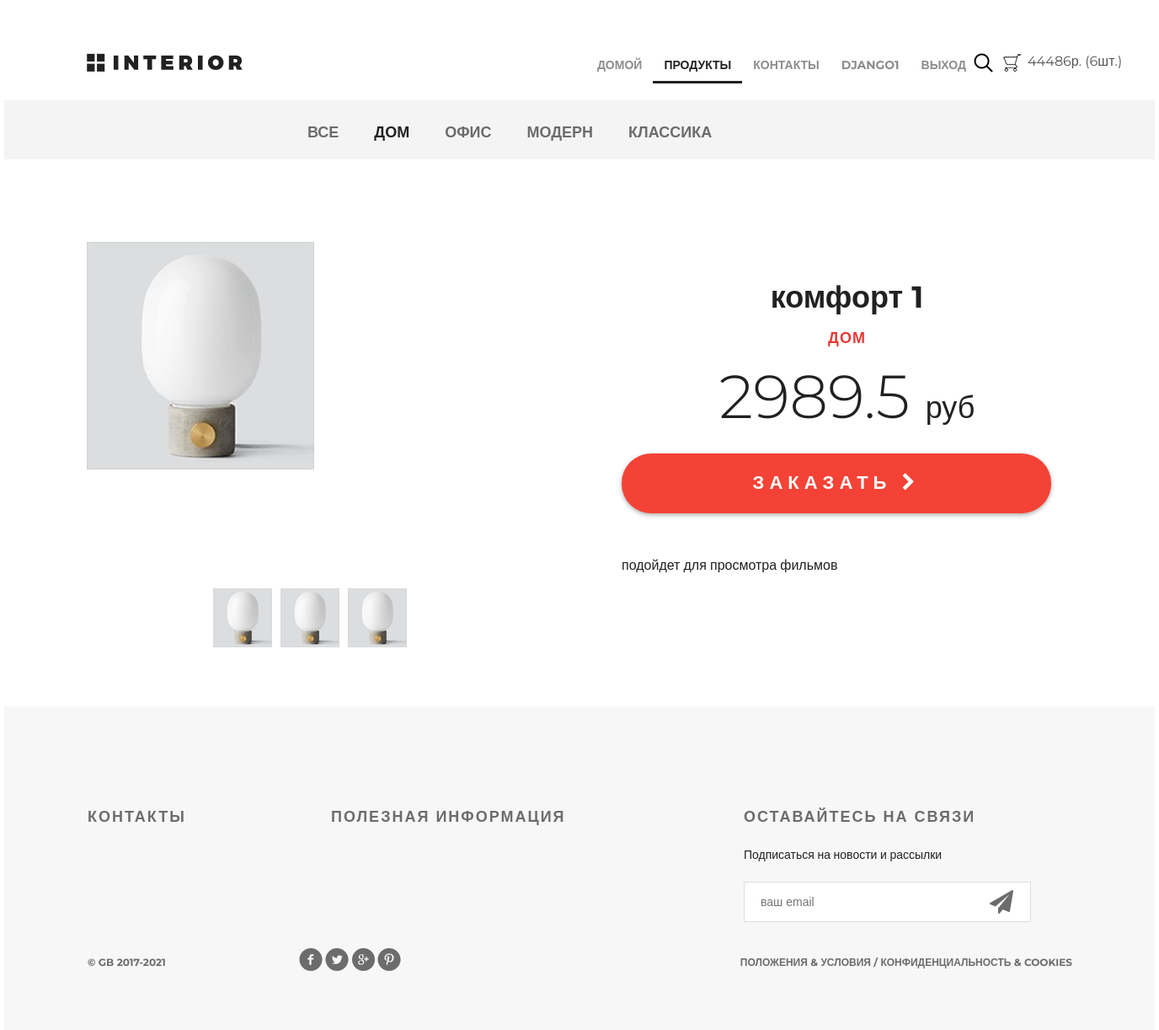
The page /products/product/1/ (signed in) on the database as committed earlier.
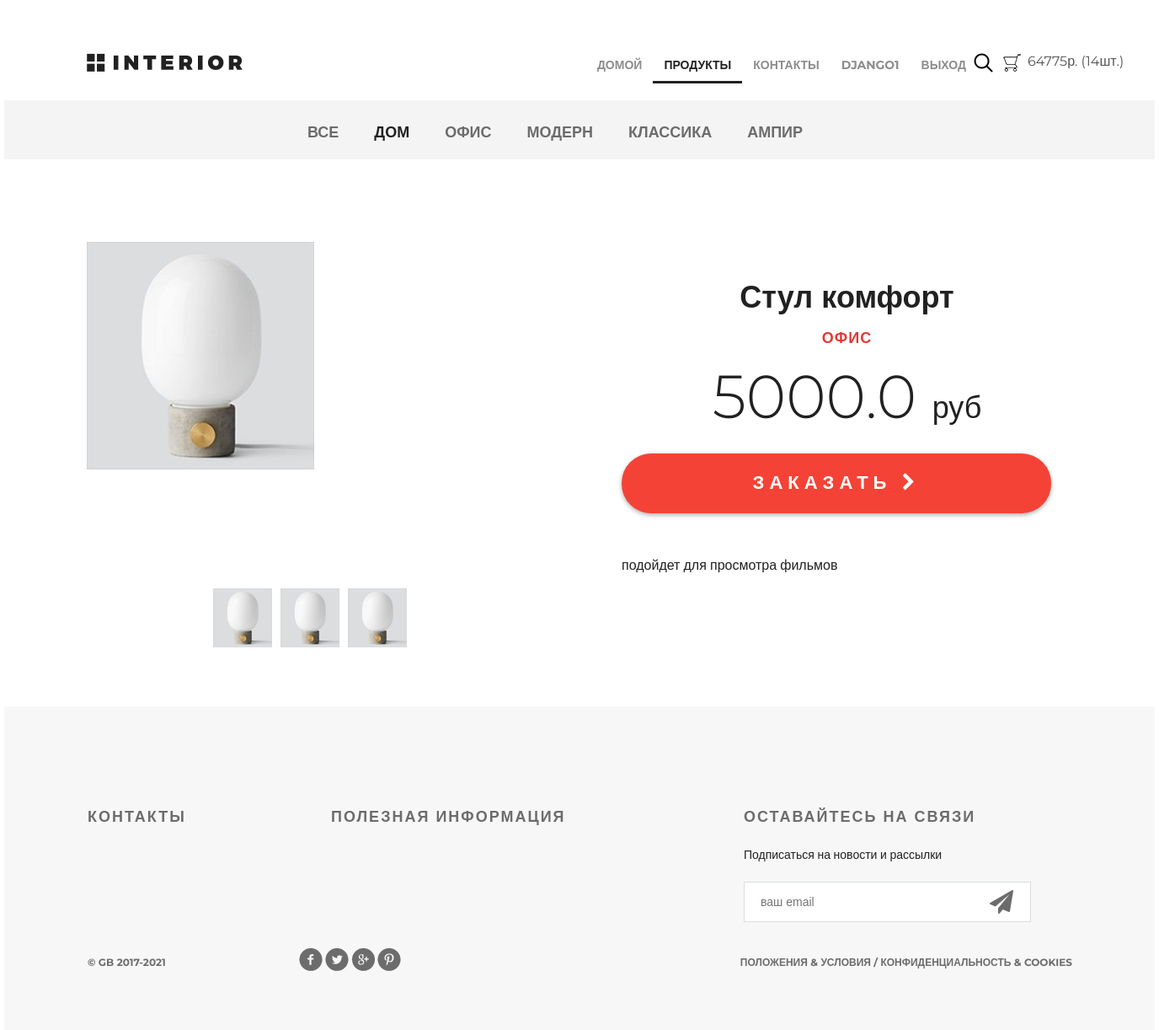
The same page on the database as committed later.
### authapp/models.py (models this page shows, shortened)
class ShopUser(AbstractUser):
    avatar = models.ImageField(upload_to='users_avatars', blank=True)
    age = models.PositiveSmallIntegerField(verbose_name='возраст')
    activation_key = models.CharField(max_length=128, blank=True)
    activation_key_expires = models.DateTimeField(auto_now_add=True, blank=True, null=True)

### basketapp/models.py (models this page shows)
class Basket(models.Model):
    user = models.ForeignKey(settings.AUTH_USER_MODEL, on_delete=models.CASCADE, related_name='basket')
    product = models.ForeignKey(Product, on_delete=models.CASCADE)
    quantity = models.PositiveSmallIntegerField(verbose_name='количество', default=0)
    add_datetime = models.DateTimeField(auto_now_add=True, verbose_name='время')
    @property
    def product_cost(self):
        return self.product.price * self.quantity
    @property
    def total_quantity(self):
        _items = Basket.objects.filter(user=self.user)
        _total_quantity = sum(list(map(lambda x: x.quantity, _items)))
        return _total_quantity
    @property
    def total_cost(self):
        _items = Basket.objects.filter(user=self.user)
        _total_cost = sum(list(map(lambda x: x.product_cost, _items)))
        return _total_cost

### mainapp/models.py (models this page shows, shortened)
class Product(models.Model):
    category = models.ForeignKey(ProductCategory, on_delete=models.CASCADE)
    name = models.CharField(max_length=128, verbose_name='имя')
    image = models.ImageField(upload_to='product_images', blank=True)
    short_desc = models.CharField(max_length=64, verbose_name='краткое описание', blank=True)
    description = models.TextField(blank=True, verbose_name='описание')
    price = models.DecimalField(verbose_name='цена', max_digits=8, decimal_places=2, default=0)
    quantity = models.PositiveSmallIntegerField(verbose_name='количество на складе', default=0)
    is_active = models.BooleanField(verbose_name="активность", default=True)

class ProductCategory(models.Model):
    name = models.CharField(max_length=64, unique = True, verbose_name = 'имя')
    description = models.TextField(verbose_name='описание', blank=True)
    is_active = models.BooleanField(verbose_name="активность", default=True)

### mainapp/views.py (the view)
# urls.py: path('product/<int:pk>/', mainapp.product, name='product')
def product(request, pk):
    context = {
        'title': 'продукт',
        'links_menu': ProductCategory.objects.all(),
        'product': get_object_or_404(Product, pk=pk),
    }
    return render(request, 'mainapp/product.html',context)

### mainapp/context_processors.py (called while the page is built)
def basket(request):
    basket_list = []
    if request.user.is_authenticated:
        basket_list = Basket.objects.filter(user=request.user)
    return {
        'basket': basket_list
    }

### mainapp/templates/mainapp/product.html (shortened to what this page needs)
{% extends 'mainapp/base.html' %}
{% load static %}
{% block content %}
		<div class="hero-white">
			<div class="header clearfix">
				<a href="{% url 'main' %}" class="logo"></a>
				{% include 'mainapp/includes/inc_main_menu.html' %}
			</div>
		</div>
		<div class="details">
			<div class="links clearfix">
				{% include 'mainapp/includes/inc_categories_menu.html'%}
			</div>
			<div class="details-products">
				<div class="details-slider">
					<div class="slider-product">
						<img src="/media/{{ product.image|default:'products_images/default.jpg' }}">
					</div>
					<div class="slider-control">
						<div class="block">
							<a href="#"><img src="/media/{{ product.image|default:'products_images/default.jpg' }}" alt="">
							</a>
						</div>
						<div class="block">
							<a href="#"><img src="/media/{{ product.image|default:'products_images/default.jpg' }}" alt="">
							</a>
						</div>
						<div class="block">
							<a href="#"><img src="/media/{{ product.image|default:'products_images/default.jpg' }}" alt="">
							</a>
						</div>
					</div>
				</div>
				<div class="description">
					<h3 class="big-bold">{{ product.name }}</h3>
					<h3 class="red">{{ product.category.name}}</h3>
					<p class="price"> {{ product.price|floatformat:1 }} <span>руб</span></p>
					<a href="{% url 'basket:add' product.pk %}" class="red-button">
						заказать <i class="fa fa-chevron-right" aria-hidden="true"></i>
					</a>
					<div class="description-text">
						<p>{{ product.description }}</p>
					</div>
				</div>
			</div>
		</div>
	<div class="clr"></div>
{% endblock %}

### mainapp/templates/mainapp/base.html (shortened to what this page needs)
{% load static %}
<!DOCTYPE html>
<html>
<head>
	{% block css %}
	<link rel="stylesheet" type="text/css" href="{% static 'css/style.css' %}">
	<link rel="stylesheet" href="{% static 'fonts/font-awesome/css/font-awesome.css' %}">
	{% endblock %}
</head>
<body>
	<div class="container">
		{% block content %}
		{% endblock %}
	</div>
	{% block footer %}
    <div class="footer">
        <div class="clearfix">
            <div class="text-footer">
                <h3>контакты</h3>
            </div>
            <div class="text-footer">
                <h3>полезная информация</h3>
            </div>
            <div class="text-footer clearfix">
                <h3>Оставайтесь на связи</h3>
                <p>Подписаться на новости и рассылки</p>
                <form>
                    <input type="email" name="email" placeholder="ваш email">
                    <a href="#"><i class="fa fa-paper-plane fa-2x" aria-hidden="true"></i></a>
                </form>
            </div>
        </div>
        <p class="small">&copy; GB 2017-{% now "Y" %}</p>
        <div class="social">
            <a href="#" class="social1"></a>
            <a href="#" class="social2"></a>
            <a href="#" class="social3"></a>
            <a href="#" class="social4"></a>
        </div>
        <p class="small">Положения &amp; Условия  /  Конфиденциальность &amp; Cookies</p>
    </div>
	{% endblock %}
</body>
</html>

### mainapp/templates/mainapp/includes/inc_main_menu.html (shortened to what this page needs)
<ul class="menu">
    <li>
        <a href="{% url 'main' %}" class="{% if request.resolver_match.url_name == 'main' %}active{% endif %}">
            домой
        </a>
    </li>
    <li>
        <a href="{% url 'products:products' %}" {% if 'products' in request.resolver_match.namespace %} class="active"
            {% endif %}>
            продукты
        </a>
    </li>
    <li>
        <a href="{% url 'contact' %}" class="{% if request.resolver_match.url_name == 'contact' %}active{% endif %}">
            контакты
        </a>
    </li>
    {% if user.is_authenticated %}
        <li>
            <a href="{% url 'auth:edit' %}">
                {{user.first_name|default:"Пользователь"}}
            </a>
        </li>
    {% endif %}
    <li>
        {% if user.is_authenticated %}
            <a href="{% url 'auth:logout' %}">выход</a>
        {% else %}
            <a href="{% url 'auth:login' %}">вход</a>
        {% endif %}
</ul>
<a href="#" class="search"></a>
<a href="{% url 'basket:view' %}" class="basket">
    <span>
        {% if basket %}
            {{ basket.0.total_cost|floatformat:0 }}р.
            ({{ basket.0.total_quantity }}шт.)
        {% endif %}
    </span>
</a>

### mainapp/templates/mainapp/includes/inc_categories_menu.html
<ul class="links-menu">
	<li>
		<a href="{% url 'mainapp:category' 0 %}"
		{% if request.resolver_match.kwargs.pk == 0 %}class="active"{% endif %}>
			все
		</a>
	</li>
	{% for link in links_menu %}
		<li>
			<a href="{% url 'mainapp:category' link.pk %}"
				{% if request.resolver_match.kwargs.pk == link.pk %}class="active"{% endif %}>
				{{ link.name }}
			</a>
		</li>
	{% endfor %}
</ul>

Rows that differ between the two databases and show on the page:
removed Basket: user+product+quantity "44486", user+quantity "6"
now on this page (row unchanged): Basket: user+product+quantity "64775", user+quantity "14"
added ProductCategory: name "АМПИР"
changed Product "подойдет для просмотра фильмов": name "комфорт 1" → "Стул комфорт"; category.name "ДОМ" → "ОФИС"; price "2989.5" → "5000.0"
